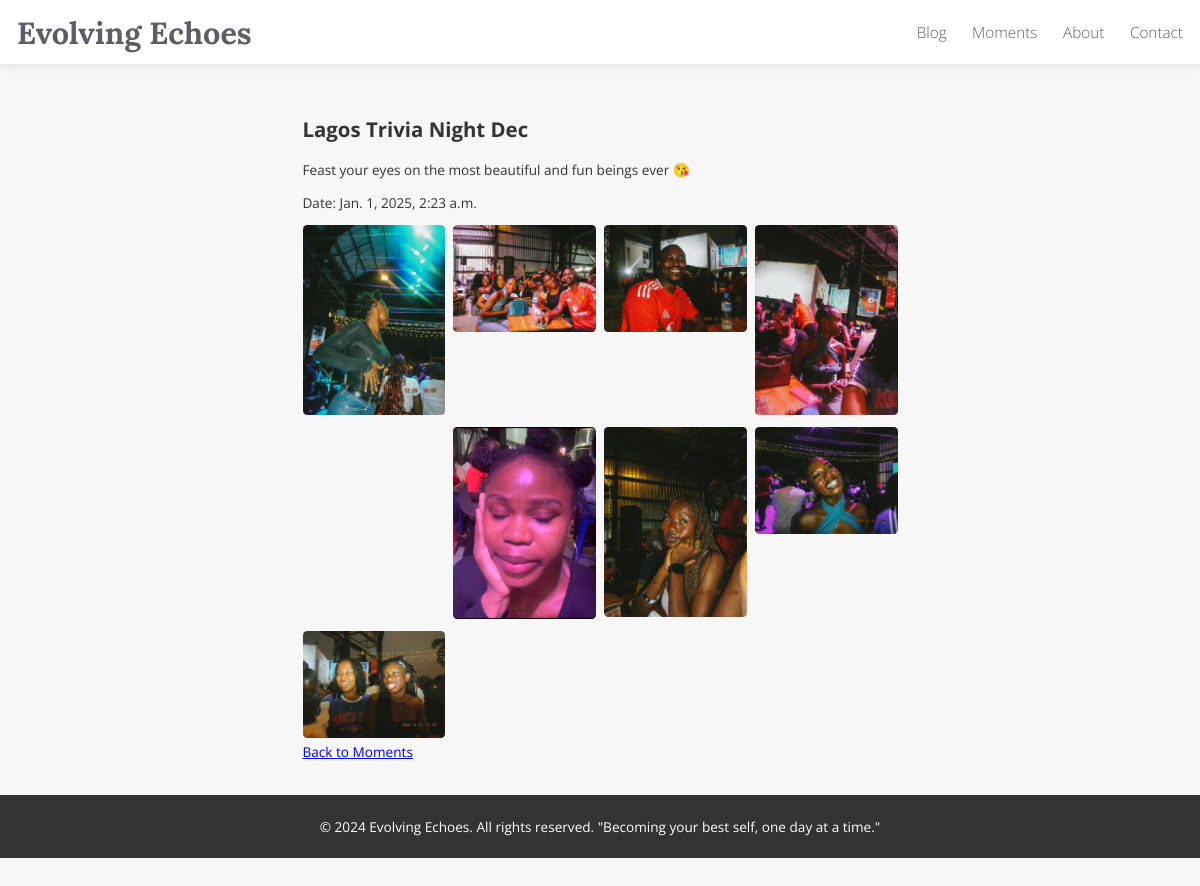
The page /moments/1/ on the database as committed earlier.
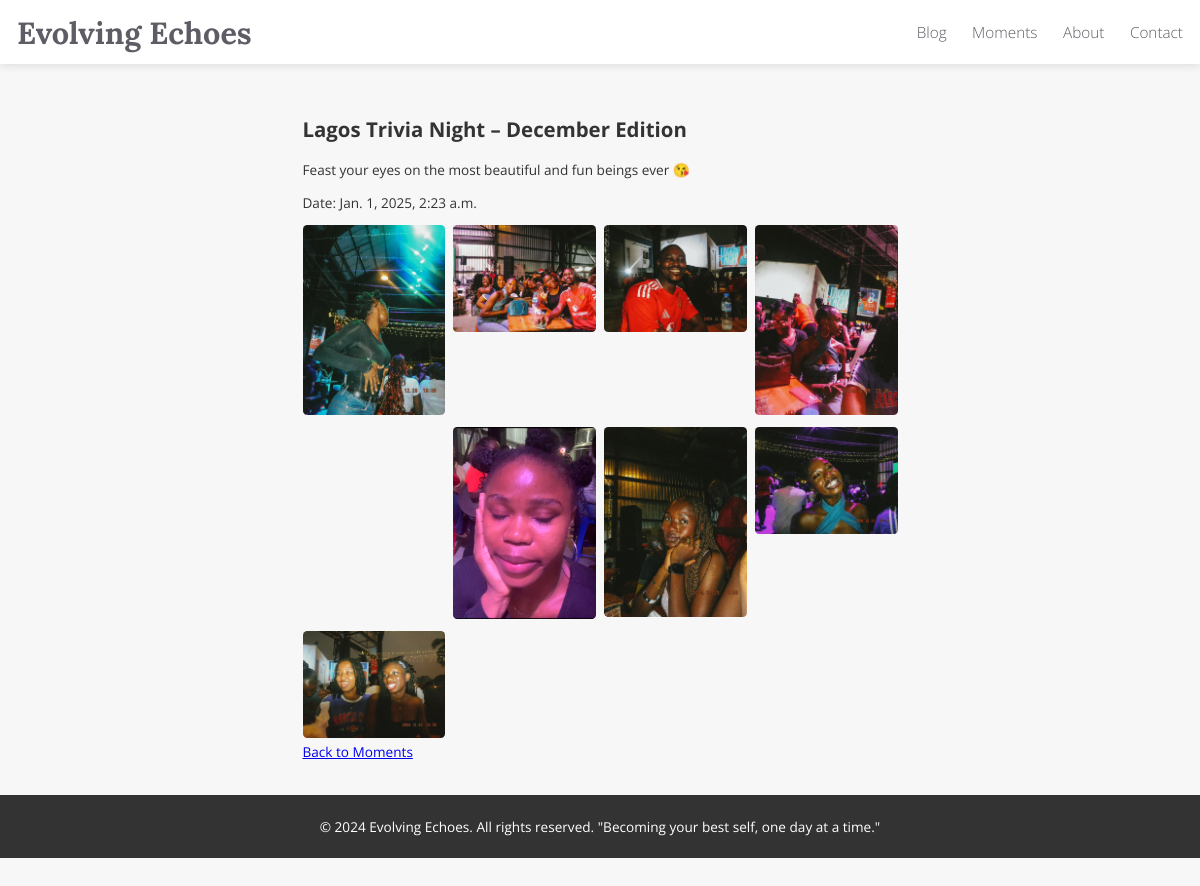
The same page on the database as committed later.
### blog/models.py (models this page shows, shortened)
class Moment(models.Model):
    title = models.CharField(max_length=100)
    description = models.TextField(blank=True, null=True)
    date_created = models.DateTimeField(auto_now_add=True)
    category = models.CharField(max_length=50, blank=True, null=True)  # Optional

### blog/views.py (the view)
# urls.py: path('moments/<int:moment_id>/', views.moment_detail, name='moment_detail'),
def moment_detail(request, moment_id):
    moment = get_object_or_404(Moment, id=moment_id)
    media_list = moment.media.all()  # Fetch all media for the moment
    return render(request, 'blog/moment_detail.html', {
        'moment': moment,
        'media_list': media_list
    })

### blog/templates/blog/moment_detail.html (shortened to what this page needs)
{% extends 'blog/base.html' %}
{% block content %}
<h2>{{ moment.title }}</h2>
<p>Feast your eyes on the most beautiful and fun beings ever 😘</p>
<p>Date: {{ moment.date_created }}</p>
<div class="media-grid">
    {% for media in media_list %}
    <div class="media-item" onclick="openMediaViewer({{ forloop.counter0 }})">
        {% if media.is_video %}
        <video src="{{ media.file.url }}" class="media-thumb"></video>
        {% else %}
        <img src="{{ media.file.url }}" class="media-thumb" alt="Moment Media">
        {% endif %}
    </div>
    {% endfor %}
</div>
<a href="{% url 'moments_list' %}">Back to Moments</a>
{% endblock %}

Rows that differ between the two databases and show on the page:
changed Moment: title "Lagos Trivia Night Dec" → "Lagos Trivia Night – December Edition"
